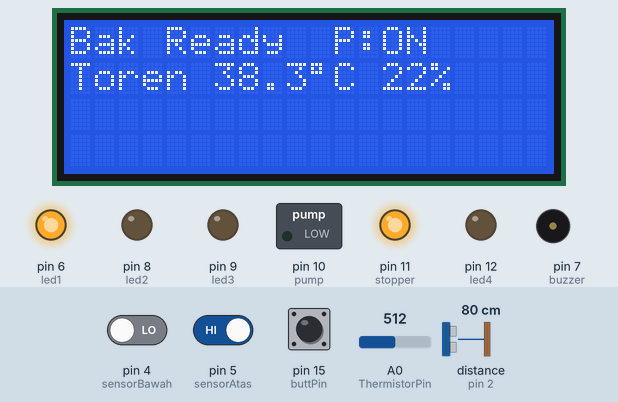
Bench run of a sketch on a simulated Arduino Uno, built with avr-gcc and run on an emulated ATmega328P. On the bench: 20×4 character LCD, switched loads named in the sketch (green lamp = pin HIGH), output pins drawn as LEDs (lit = HIGH), buzzer (waves = sounding). Wiring (inferred from the names in the program): ultrasonic range finder: trigger pin 3; echo pin 2. The test bench sets the inputs (shaded band); at power-on: distance to the obstacle (sensor on pin 2) 80 cm, pin 4 (sensorBawah) LOW, pin 5 (sensorAtas) HIGH, A0 (ThermistorPin) = 512, pin 15 (buttPin) HIGH. The echo pulse lasts 58.3 µs per cm; pins used as bus, display or sensor lines are not drawn.

Above: at 2.3 s.
2.4 s: distance to the obstacle (sensor on pin 2) set to 9 cm
At 6.0 s:
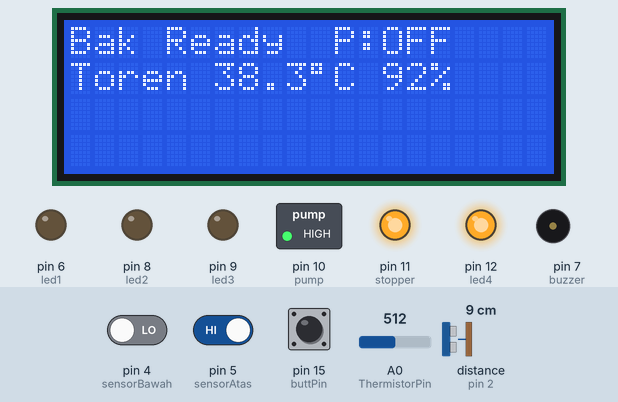
6.8 s: distance to the obstacle (sensor on pin 2) set to 120 cm
At 8.5 s:
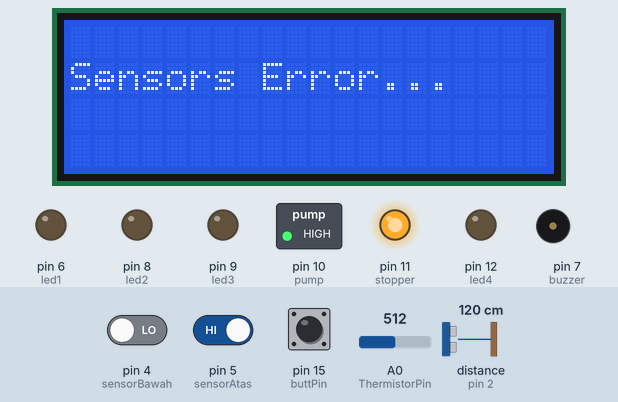
12.5 s: pin 4 (sensorBawah) driven HIGH
20.9 s: distance to the obstacle (sensor on pin 2) set to 2 cm
At 22.0 s:
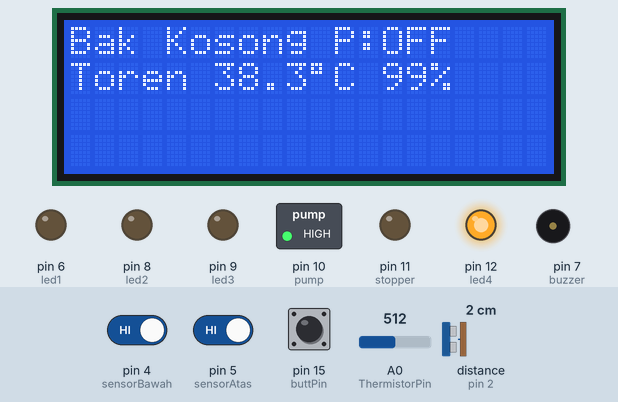
26.2 s: pin 4 (sensorBawah) driven LOW
At 28.09 s:
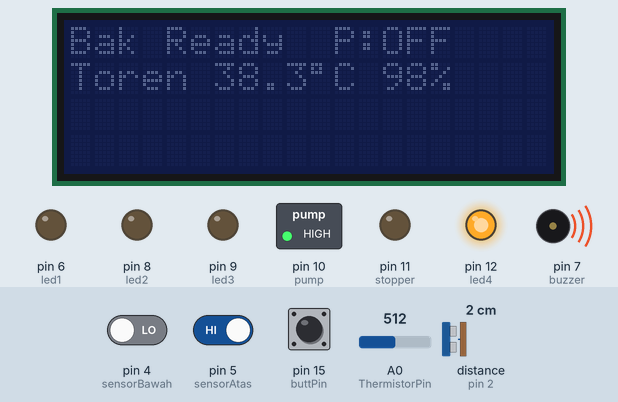
32.9 s: pin 5 (sensorAtas) driven LOW
At 35.5 s:
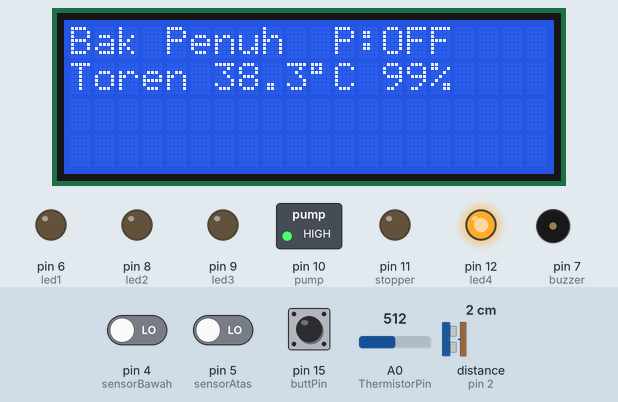
Timing chart, 0 to 39.7 s (numbered marks = the images above; inputs shaded):
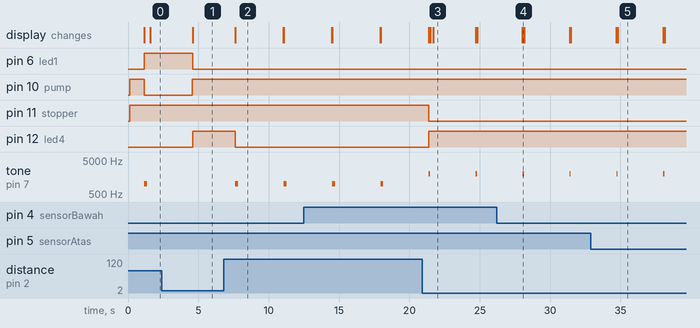

Measured:
- after the input at 2.4 s, pin 6 (led1): HIGH → LOW after 2.2 s; pin 10 (pump), pin 12 (led4): LOW → HIGH after 2.2 s; tone on pin 7 (buzzer): stays silent (without the input it goes to 1000 Hz after 2.2 s); the display: changes after 2.2 s (image 1)
- after the input at 6.8 s, pin 12 (led4): HIGH → LOW after 0.84 s; tone on pin 7 (buzzer): alternates 1000 Hz for 0.20 s and silent for 3.2 s, starting after 0.84 s; the display: changes after 0.84 s (image 2)
- after the input at 20.9 s, pin 11 (stopper): HIGH → LOW after 0.46 s; pin 12 (led4): LOW → HIGH after 0.47 s; the display: first differs from a run without the input after 0.47 s (image 3 shows a later state)
- after the input at 26.2 s, the display: first changes after 1.8 s (image 4 shows a later state)
- after the input at 32.9 s, the display: changes after 1.8 s (image 5)
- what the display in image 2 shows lasts 3.5 s, from 7.6 s to 11.1 s
- what the display in image 3 shows lasts 3.0 s, from 21.7 s to 24.7 s

The sketch:

minipro_esp_mqtt_pompa_with_lcd_suhu.ino
```cpp
//menggunakan arduino mini pro dengan LCD_i2c, ultrasonic, button, water level konduktor, dan LEDs
//setelah di pertimbangkan, fungsi koneksi ke wifi dimatikan karena mengurangi kestabilan kinerja device
// Last edited by ILMI on 20 Feb 2021

#include <Wire.h>
#include <LiquidCrystal_I2C.h>
/*
  #include <WiFiEsp.h>
  #include <WiFiEspClient.h>
  #include <WiFiEspUdp.h>
  #include <SoftwareSerial.h>
  #include <PubSubClient.h>

  //--------------KONFIGURASI WIFI ESP8266 DAN MQTT--------------
  IPAddress server(192, 168, 2, 100);
  char ssid[] = "ssid_name";
  char pass[] = "ssid_pass";
  int status = WL_IDLE_STATUS;


  //Callback function header
  void callback(char* topic, byte* payload, unsigned int length);

  WiFiEspClient espClient;
  PubSubClient client(server, 1883, callback, espClient);

  SoftwareSerial espSerial(16, 17); //ArduinoRX, ArduinoTX
  //connect esp8266 TX to Arduino RX, dan sebaliknya

  long lastReconnectAttempt = 0;


  //reco--reco--reco--reco--reco--reco--reco--reco--reco--reco--reco--reco--reco--reco--reco--reco--reco--reco--reco--reco--reco--reco--reco--reco--reco--reco--reco--
  boolean reconnect() {

  if (client.connect("minipro1")) {
    //      Serial.println("connected");
    digitalWrite(ledServer, HIGH);
    client.subscribe("minipro1/#");
  }
  return client.connected();
  }
*/

LiquidCrystal_I2C lcd(0x27, 20, 4); // set the LCD address to 0x27 for a 16 chars and 2 line display
int baris1;
const int buzzer = 7;
#define ledServer 13

//-----------------Button-------------
#define buttPin 15
int buttValue =0;
int buttState = 0;

//-----------------LEDs-------------
const int led1 = 6;
const int led2 = 8;
const int led3 = 9;
const int led4 = 12;

//--------------Konfigurasi Bak SENSOR-------------
#define sensorAtas 5
#define sensorBawah 4
int bakPenuh = 0;
int bakKosong = 0;

//--------------Konfigurasi Ultrasonic SENSOR-------------
// defines pins numbers
const int trigPin = 3;
const int echoPin = 2;

// defines variables
long duration;
int distance;
int water;

const int pump  = 10;
const int stopper  = 11;

long lastMsg2 = 0;

boolean errorSensor = 0;
boolean overridePump = 0;

//--------------Konfigurasi Thermistor SENSOR-------------
//connect thermistor sensor to thermistor pin, and to vcc 5v
int ThermistorPin = A0;
int Vo;
float R1 = 6000;
float logR2, R2, T, Tc, Tf;
float c1 = 1.009249522e-03, c2 = 2.378405444e-04, c3 = 2.019202697e-07;

long lastMsg = 0;

//stup--stup--stup--stup--stup--stup--stup--stup--stup--stup--stup--stup--stup--stup--stup--stup--stup--stup--stup--stup--stup--stup--stup--stup--stup--stup--stup--
void setup() {
  //  Serial.begin(9600);//initialize serial for debugging

  lcd.init();                      // initialize the lcd
  lcd.init();
  lcd.backlight();

  pinMode(echoPin, INPUT); // Ultrasonic echoPin as an Input
  pinMode(trigPin, OUTPUT); // Ultrasonic trigPin as an Output

  pinMode(pump, OUTPUT);
  digitalWrite(pump, HIGH);
  pinMode(stopper, OUTPUT);
  digitalWrite(stopper, HIGH);

  pinMode(led1, OUTPUT);
  pinMode(led2, OUTPUT);
  pinMode(led3, OUTPUT);
  pinMode(led4, OUTPUT);

  pinMode(buzzer, OUTPUT);
  pinMode(sensorAtas, INPUT);
  pinMode(sensorBawah, INPUT);
  pinMode(buttPin, INPUT_PULLUP);

  /*
    espSerial.begin(9600);//initialize serial for ESP8266 module
    WiFi.init(&espSerial); //initialize ESP8266 module


    //mengecek keberadaan shield
    if (WiFi.status() == WL_NO_SHIELD) {
      lcd.setCursor(0, 0);
      lcd.print("WiFi shield Eror");
      while (true);
    }

    //pin LED ready, jika terkoneksi ke mqtt server
    pinMode(ledServer, OUTPUT);
    digitalWrite(ledServer, LOW);

    //konfigurasi esp8266
    while (status != WL_CONNECTED) {
      lcd.setCursor(0, 0);
      lcd.print("Connecting to:");
      lcd.setCursor(0, 1);
      lcd.print(ssid);
      //connect to WPA/WPA2 network
      status = WiFi.begin(ssid, pass);
    }

    lcd.clear();
  */
  delay(1000);
}

//loop--loop--loop--loop--loop--loop--loop--loop--loop--loop--loop--loop--loop--loop--loop--loop--loop--loop--loop--loop--loop--loop--loop--loop--loop--loop--loop--
void loop() {
  /*
    if (!client.connected())
    {
      if (sedangMengisi == 0) {
        digitalWrite(ledServer, LOW);
        lcd.setCursor(0, 0);
        lcd.print("-Device Offline-");
      }

      long now = millis();
      if (now - lastReconnectAttempt > 5000) {
        lastReconnectAttempt = now;

        if (reconnect()) {
          lastReconnectAttempt = 0;
          if (sedangMengisi == 0) {
            lcd.setCursor(0, 0);
            lcd.print("IP:");
            lcd.print(WiFi.localIP());
            lcd.print(" ");
          }
        }
      }
    } else {
      client.loop();
    }
  */
  sensorBak();
  pressButt();
  sensorUltrasonic();
  waterLevel();
  buzzerTone();
  sensorSuhu();

  delay(3000);
}

/*
  //call--call--call--call--call--call--call--call--call--call--call--call--call--call--call--call--call--call--call--call--call--call--call--call--call--call--call--
  void callback(char* topic, byte* payload, unsigned int length) {

  // ini adalah algoritma untuk pump
  if (strcmp(topic, "minipro1/pump/com") == 0) {
    if (payload[0] == '0') {
      digitalWrite(pump, HIGH);
      delay(100);
      //      client.publish("minipro1/pump/state", "0");
    } else if (payload[0] == '1') {
      digitalWrite(pump, LOW);
      delay(100);
      //      client.publish("minipro1/pump/state", "1");
    }
  }
  }
*/

//ultr--ultr--ultr--ultr--ultr--ultr--ultr--ultr--ultr--ultr--ultr--ultr--ultr--ultr--ultr--ultr--ultr--ultr--ultr--ultr--ultr--ultr--ultr--ultr--ultr--ultr--ultr--
void sensorUltrasonic() {
  // Clears the trigPin
  digitalWrite(trigPin, LOW);
  delayMicroseconds(2);

  // Sets the trigPin on HIGH state for 10 micro seconds
  digitalWrite(trigPin, HIGH);
  delayMicroseconds(10);
  digitalWrite(trigPin, LOW);

  // Reads the echoPin, returns the sound wave travel time in microseconds
  duration = pulseIn(echoPin, HIGH);

  // Calculating the distance
  distance = duration * 0.034 / 2;
  // we assume that the water tank heigh is 100cm
  water = 100 - distance;

  if (distance > 100 || distance < 0) {
    errorSensor = 1;

    lcd.clear();
    lcd.setCursor(0, 1);
    lcd.print("Sensors Error...");
//    lcd.noBacklight();

    //turn off all relays
    digitalWrite(pump, HIGH);
    digitalWrite(stopper, HIGH);
  }
  else {
    errorSensor = 0;

    lcd.setCursor(13, 1);
    lcd.print(water);
    lcd.print("%");
    lcd.print(" ");

    /*
            long now = millis();
            if (now - lastMsg2 > 10000) {
              lastMsg2 = now;

              char charWater[50];
              dtostrf(water, 5, 2, charWater);

              client.publish("minipro1/ultrasonic/state", charWater);
            }
    */
    // ini untuk matikan pompa jika dinyalakan menggunakan saklar manual(konvensional)
    // jika air lebih 95cm nyalakan relay untuk stop pompa
    if (water > 95) {
      digitalWrite(stopper, LOW);
    }
    if (water <= 85) {
      digitalWrite(stopper, HIGH);
    }

    if (water <= 60 || overridePump == 1) {
      buttState = 1;
      if (bakKosong == LOW) { // jika bak tidak kosong boleh lakukan otomatis
        digitalWrite(pump, LOW);
        lcd.setCursor(11, 0);
        lcd.print("P:ON ");
        //      client.publish("minipro1/pump/state", "1");
      }
    } else if (water >= 90 || bakKosong == HIGH) { //jika bak kosong pompa mati
      buttState = 0;
      digitalWrite(pump, HIGH);
      lcd.setCursor(11, 0);
      lcd.print("P:OFF");
      //      client.publish("minipro1/pump/state", "0");
    }
  }
}


//lvel--lvel--lvel--lvel--lvel--lvel--lvel--lvel--lvel--lvel--lvel--lvel--lvel--lvel--lvel--lvel--lvel--lvel--lvel--lvel--lvel--lvel--lvel--lvel--lvel--lvel--lvel--
void waterLevel() {

  //water tank 75%
  if (water > 75 && water <= 100 ) {
    digitalWrite(led4, HIGH);
  } else {
    digitalWrite(led4, LOW);
  }

  //water tank 50%
  if (water > 50 && water <= 75) {
    digitalWrite(led3, HIGH);
  } else {
    digitalWrite(led3, LOW);
  }

  //water tank 25%
  if (water > 25 && water <= 50) {
    digitalWrite(led2, HIGH);
  } else {
    digitalWrite(led2, LOW);
  }

  //water tank 5%
  if (water > 5 && water <= 25) {
    digitalWrite(led1, HIGH);
  } else {
    digitalWrite(led1, LOW);
  }


}
//leak--leak--leak--leak--leak--leak--leak--leak--leak--leak--leak--leak--leak--leak--leak--leak--leak--leak--leak--leak--leak--leak--leak--leak--leak--leak--leak--
void sensorBak() {
  bakKosong = digitalRead(sensorBawah); // detect sensor bawah bak
  bakPenuh = digitalRead(sensorAtas);

  if (bakPenuh == LOW && water < 80) {
    overridePump = 1;
    tone(buzzer, 500); // Send 1KHz sound signal...
    delay(100);
    tone(buzzer, 1000); // Send 1KHz sound signal...
    delay(150);
    tone(buzzer, 500); // Send 1KHz sound signal...
    delay(100);
    tone(buzzer, 1000); // Send 1KHz sound signal...
    delay(150);
  } else {
    overridePump = 0;
    noTone(buzzer);     // Stop sound...
  }

  if (bakPenuh == LOW) {
    lcd.setCursor(0, 0);
    lcd.print("Bak Penuh ");

  }

  if (bakKosong == HIGH) {
    lcd.setCursor(0, 0);
    lcd.print("Bak Kosong");
  }

  if (bakKosong == LOW && bakPenuh == HIGH) {
    lcd.setCursor(0, 0);
    lcd.print("Bak Ready ");
  }

////activate for debugging
//if (bakKosong == HIGH){
//    lcd.setCursor(0, 0);
//    lcd.print("BH");
//}else{
//
//    lcd.setCursor(0, 0);
//    lcd.print("BL");
//}
//if(bakPenuh == HIGH){
//
//    lcd.setCursor(3, 0);
//    lcd.print("AH");
//}else{
//    lcd.setCursor(3, 0);
//    lcd.print("AL");
//}
}

//butt--butt--butt--butt--butt--butt--butt--butt--butt--butt--butt--butt--butt--butt--butt--butt--butt--butt--butt--butt--butt--butt--butt--butt--butt--butt--butt--
void pressButt(){
  buttValue = digitalRead(buttPin);

  if (buttValue == LOW && buttState == 0) {//if pressed
    digitalWrite(pump, LOW);
    buttState = 1;
  } else if (buttValue == LOW && buttState == 1) {
    digitalWrite(pump, HIGH);
    buttState = 0;
  }
}

//tone--tone--tone--tone--tone--tone--tone--tone--tone--tone--tone--tone--tone--tone--tone--tone--tone--tone--tone--tone--tone--tone--tone--tone--tone--tone--tone--
void buzzerTone() {
  if (water > 92) {
    tone(buzzer, 2000); // Send 2KHz sound signal...
    lcd.noBacklight();
    delay(100);
    noTone(buzzer);     // Stop sound...
    lcd.backlight();
    delay(200);
  } else if (water < 25) {
    tone(buzzer, 1000);
    delay(200);
    noTone(buzzer);
    delay(200);
  } else if (water > 100) {
    noTone(buzzer);
  } else {
    noTone(buzzer);
    lcd.backlight();
  }
}

//suhu--suhu--suhu--suhu--suhu--suhu--suhu--suhu--suhu--suhu--suhu--suhu--suhu--suhu--suhu--suhu--suhu--suhu--suhu--suhu--suhu--suhu--suhu--suhu--suhu--suhu--suhu--
void sensorSuhu() {
  Vo = analogRead(ThermistorPin);
  R2 = R1 * (1023.0 / (float)Vo - 1.0);
  logR2 = log(R2);
  T = (1.0 / (c1 + c2 * logR2 + c3 * logR2 * logR2 * logR2));
  Tc = T - 273.15;
  //  Tf = (Tc * 9.0)/ 5.0 + 32.0;

  if (errorSensor == 0) {
    lcd.setCursor(0, 1);
    lcd.print("Toren ");
    lcd.print(Tc,1);
    lcd.setCursor(10, 1);
    lcd.print("\337C ");

  }

  /*
      long now = millis();
      if (now - lastMsg > 10000) {
        lastMsg = now;

        char charTc[50];
        dtostrf(Tc, 5, 2, charTc);

        client.publish("minipro1/temp/state", charTc);
      }
  */
}
```
